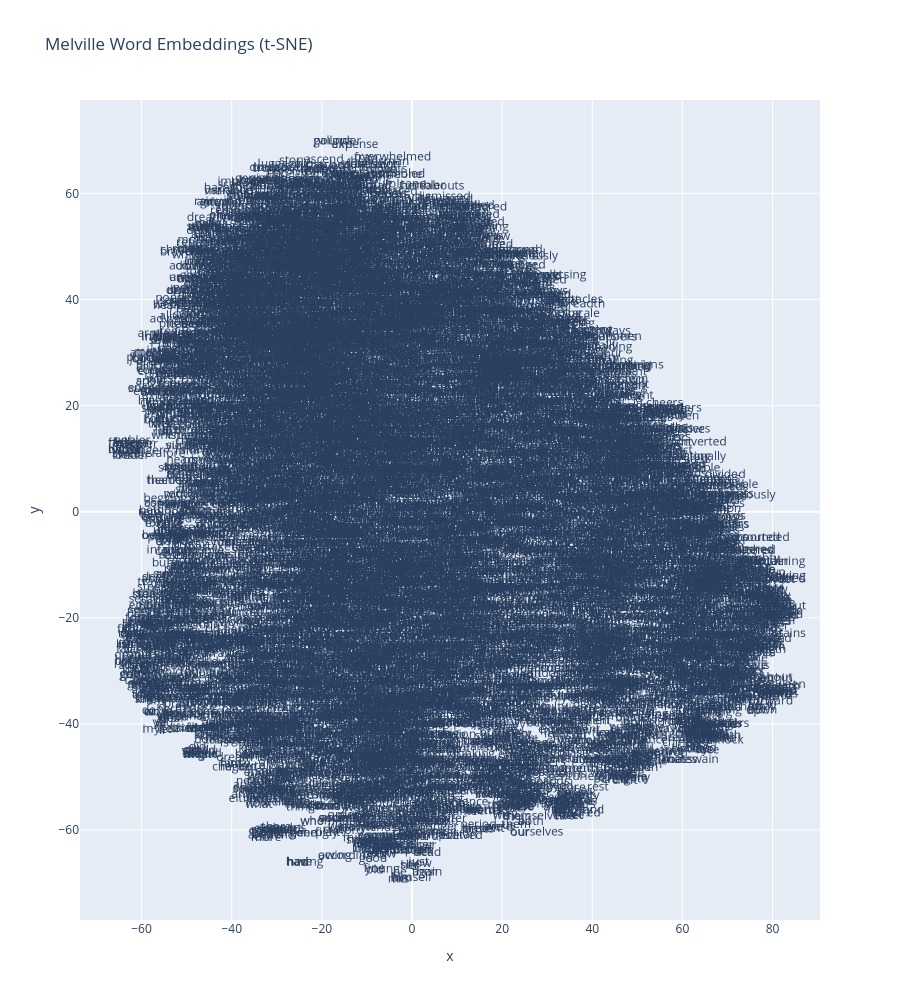

Notebook code cell kept with this figure:
### Code cell
fig_melville = px.scatter(
    melville_tsne,
    x='x',
    y='y',
    text='word',
    title='Melville Word Embeddings (t-SNE)',
    height=1000
)

fig_melville.update_traces(mode='text')
fig_melville.show()

### Figure 1 — Plotly figure (JSON) as saved in the notebook; plotly's stock layout.template omitted (floating-point values rounded to 4 significant figures; data arrays with more than 128 entries replaced by an {"elided": "..."} marker saying what was removed)
{"data": [{"hovertemplate": "x=%{x}<br>y=%{y}<br>word=%{text}<extra></extra>", "legendgroup": "", "marker": {"color": "#636efa", "symbol": "circle"}, "mode": "text", "name": "", "showlegend": false, "text": {"elided": "8937 str values"}, "type": "scattergl", "x": {"elided": "8937 float values"}, "xaxis": "x", "y": {"elided": "8937 float values"}, "yaxis": "y"}], "layout": {"height": 1000, "legend": {"tracegroupgap": 0}, "title": {"text": "Melville Word Embeddings (t-SNE)"}, "xaxis": {"anchor": "y", "domain": [0, 1], "title": {"text": "x"}}, "yaxis": {"anchor": "x", "domain": [0, 1], "title": {"text": "y"}}}}
